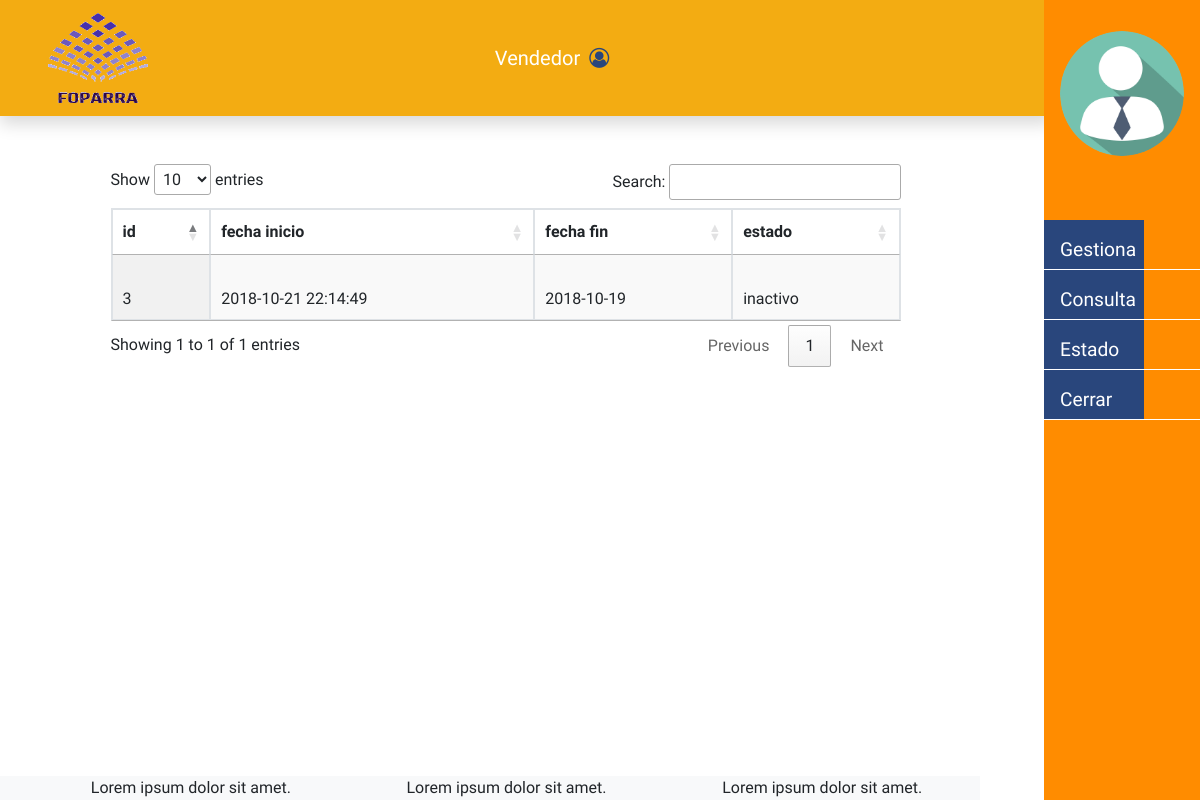
Page /public/vendedor/mostrarMorosos (signed in) on the committed database.
### tables this page shows
CREATE TABLE `alquiler` (
  `id_alquiler` int(11) NOT NULL,
  `fecha_inicio` timestamp NULL DEFAULT CURRENT_TIMESTAMP,
  `fecha_fin` date DEFAULT NULL,
  `usuario_vendedor` int(11) NOT NULL,
  `estado_idestado` int(11) NOT NULL,
  `usuario_idcliente` int(11) NOT NULL
);

CREATE TABLE `estado` (
  `idestado` int(11) NOT NULL,
  `nombre_estado` varchar(45) DEFAULT NULL
);

### app/lib/Controller.php (called while the page is built, shortened)
<?php
class Controller
{
	 public function viewIntern($cabecera, $view, $data=[], $title= '')
	 {
		require_once '../app/views/all/header.php';
	 	require_once '../app/views/'.$view.'.php';
	 	require_once '../app/views/all/footer.php';
	 }
	 public function model($model)
	 {
	 	$model=ucwords($model).'Model';
	 	return new $model();
	 }
}
 ?>

### app/controllers/Vendedor.php (called while the page is built, shortened)
<?php
 class Vendedor extends Controller
 {
 	private $model;
 	function __construct()
 	{
 		$this->model=parent::model('vendedor');
 	}
	public function mostrarMorosos()
	{
		$data=$this->model->morososI();
		parent::viewIntern('vendedor/index','vendedor/morosos',$data);
	}
 }
 ?>

### app/lib/Core.php (called while the page is built, shortened)
<?php
class Core
{
	function __construct()
	{
		$this->m='index';
		$url = isset($_REQUEST['url']) ? explode('/', $_REQUEST['url']) : null ;
		if (isset($url[0])) {
			if (file_exists('../app/controllers/'.$url[0].'.php')) {
				unset($url[0]);
			}
		}
		$this->c=new $this->c();
		if (isset($url[1])) {
			if (method_exists($this->c, $url[1])){
				$this->m=$url[1];
				unset($url[1]);
			}
		}
		$this->p=$url?array_values($url):[];
		call_user_func_array([$this->c, $this->m], $this->p);
	}
}
 ?>

### public/index.php (called while the page is built)
<?php
require_once '../app/index.php';
$core=new Core();
 ?>

### app/lib/Database.php (called while the page is built, shortened)
<?php
class Database
{
	private $conexion;
	private $resultado;
	function __construct()
	{
		try {
			$this->conexion=new PDO('mysql:host=localhost;dbname=foparra1;charset=utf8','root','');
		} catch (PDOException $e) {
			die($e->getMessage());
		}
	}
	public function bindP($posicion, $valor, $tipo = null)
	{
		if (is_null($tipo)) {
			switch (true) {
				case is_int($valor):
					$tipo=PDO::PARAM_INT;
					break;
				default:
					$tipo=PDO::PARAM_STR;
					break;
			}
		}
		$this->resultado->bindValue($posicion, $valor, $tipo);
	}
	public function query($sql='')
	{
		$this->resultado=$this->conexion->prepare($sql);
	}
	public function execute()
	{
		$this->resultado->execute();
	}
	public function showAll()
	{
		return $this->resultado->fetchAll(PDO::FETCH_OBJ);
	}
}
 ?>

### app/models/VendedorModel.php (called while the page is built, shortened)
<?php
class VendedorModel extends UsuarioModel
{
	public function actualizarA($data){
		$this->db->query("UPDATE `alquiler` SET `estado_idestado`=? WHERE `id_alquiler`=?");
		$this->db->bindP(1,$data['estado_idestado']);
		$this->db->bindP(2,$data['id_alquiler']);
		$this->db->execute();
	}
	public function morosos(){
		$this->db->query("SELECT * FROM `alquiler` INNER JOIN estado ON alquiler.estado_idestado=estado.idestado");
		$this->db->execute();
		return $this->db->showAll();
	}
	public function morososI(){
		$this->db->query("SELECT * FROM `alquiler` INNER JOIN estado ON alquiler.estado_idestado=estado.idestado WHERE estado_idestado=2");
		$this->db->execute();
		return $this->db->showAll();
	}
}
 ?>

### app/models/UsuarioModel.php (called while the page is built, shortened)
<?php
class UsuarioModel
{
	function __construct()
 	{
 		$this->db=new Database();
 	}
}
 ?>

### app/views/vendedor/morosos.php (the view, shortened to what this page needs)
<div class="contenedor-fluid">
        <div class="row">
            <div class="col-1"></div>
            <div class="col-8 mt-5 mx-2">
            <table id="table_id" class='display table table-fluid table table-bordered table-white table-hover'>
                <thead>
                    <th>id</th>
                    <th>fecha inicio</th>
                    <th>fecha fin</th>
                    <th>estado</th>
                    </thead>
                <tbody>
                    <?php foreach ($data as $fila):?>
                        <tr onclick="alquiler(<?=$fila->id_alquiler;?>);">
                             <td>
                                <br><?=$fila->id_alquiler;?>
                            </td>
                            <td>
                                <br><?=$fila->fecha_inicio;?>
                            </td>
                            <td>
                                <br><?=$fila->fecha_fin;?>
                            </td>
                            <td>
                                <br><?=$fila->nombre_estado;?>
                            </td>
                        </tr>
                    <?php endforeach;?>
                    </tbody>
                </table>
                </div>
        </div>
    </div>

### public/css/app.css (style rules this page uses)
* { margin:0px; padding: 0px; }

### app/views/all/header.php (style rules this page uses)
* { font-family: 'Indie Flower', cursive; }

### rows in the picture
alquiler: id_alquiler "3", fecha_inicio "2018-10-21 22:14:49", fecha_fin "2018-10-19", estado_idestado.nombre_estado "inactivo"
